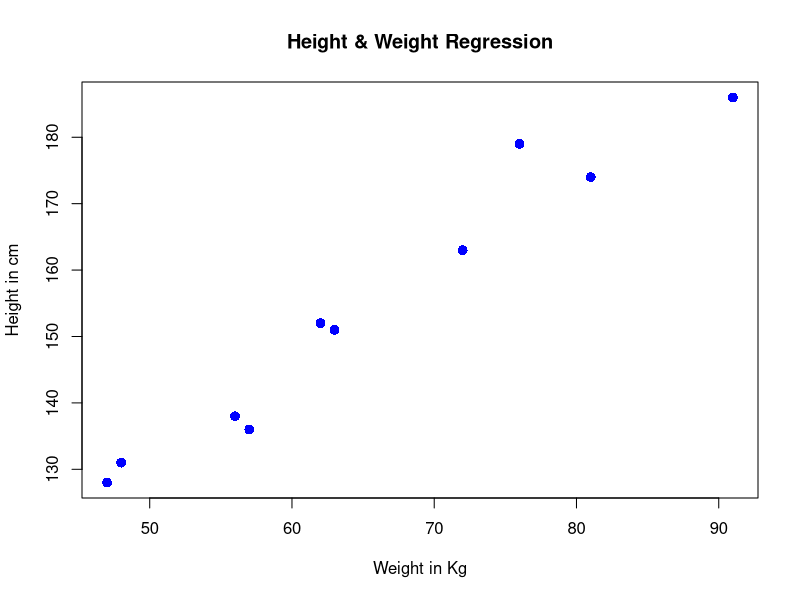
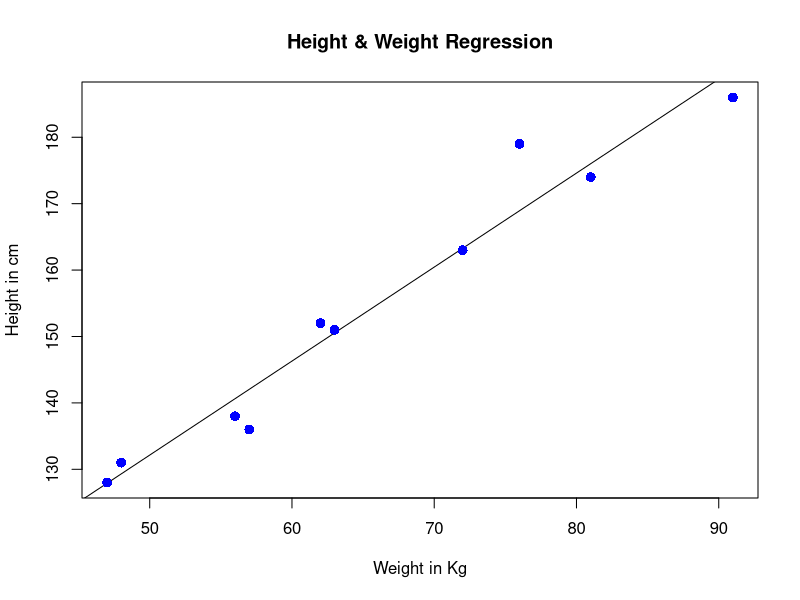

Recreate these plots in R, in order.
# The predictor vector.
x <- c(151, 174, 138, 186, 128, 136, 179, 163, 152, 131)

# The resposne vector.
y <- c(63, 81, 56, 91, 47, 57, 76, 72, 62, 48)

# Apply the lm() function.
lreg <- lm(y~x)
lreg

# Find weight of a person with height 170.
a <- data.frame(x = 170)
result <-  predict(lreg,a)
print(result)

#Visualize the Regression Graphically
# Give the chart file a name.
png(file = "linearregression.png")

?plot
# Plot the chart.
plot(y,x,col = "blue",main = "Height & Weight Regression",
     cex = 1.3,pch = 16,xlab = "Weight in Kg",ylab = "Height in cm")


plot(y,x,col = "blue",main = "Height & Weight Regression",
     abline(lm(x~y)),cex = 1.3,pch = 16,xlab = "Weight in Kg",ylab = "Height in cm")

